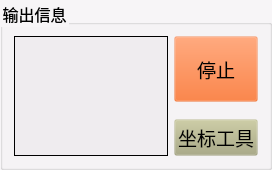
     <widget class="QGroupBox" name="output_groupBox">
      <property name="font">
       <font>
        <pointsize>12</pointsize>
       </font>
      </property>
      <property name="styleSheet">
       <string notr="true">background-color: rgba(216, 208, 219,0.1);</string>
      </property>
      <property name="title">
       <string>输出信息</string>
      </property>
      <layout class="QHBoxLayout" name="horizontalLayout_13" stretch="8,1">
       <item>
        <widget class="QTextEdit" name="output_textEdit">
         <property name="font">
          <font>
           <family>楷体</family>
           <pointsize>12</pointsize>
          </font>
         </property>
         <property name="cursor" stdset="0">
          <cursorShape>IBeamCursor</cursorShape>
         </property>
         <property name="autoFillBackground">
          <bool>true</bool>
         </property>
         <property name="styleSheet">
          <string notr="true">background-color: rgba(216, 208, 219,0.1);</string>
         </property>
         <property name="frameShape">
          <enum>QFrame::Panel</enum>
         </property>
         <property name="frameShadow">
          <enum>QFrame::Plain</enum>
         </property>
         <property name="sizeAdjustPolicy">
          <enum>QAbstractScrollArea::AdjustToContents</enum>
         </property>
         <property name="documentTitle">
          <string/>
         </property>
         <property name="textInteractionFlags">
          <set>Qt::LinksAccessibleByKeyboard|Qt::LinksAccessibleByMouse|Qt::TextBrowserInteraction|Qt::TextSelectableByKeyboard|Qt::TextSelectableByMouse</set>
         </property>
        </widget>
       </item>
       <item>
        <layout class="QVBoxLayout" name="verticalLayout_10" stretch="6,1,3">
         <item>
          <widget class="QPushButton" name="stop_pushButton">
           <property name="sizePolicy">
            <sizepolicy hsizetype="Minimum" vsizetype="Preferred">
             <horstretch>0</horstretch>
             <verstretch>0</verstretch>
            </sizepolicy>
           </property>
           <property name="font">
            <font>
             <family>楷体</family>
             <pointsize>14</pointsize>
            </font>
           </property>
           <property name="cursor">
            <cursorShape>PointingHandCursor</cursorShape>
           </property>
           <property name="styleSheet">
            <string notr="true">background-color: rgba(255, 85, 0,0.1);</string>
           </property>
           <property name="text">
            <string>停止</string>
           </property>
          </widget>
         </item>
         <item>
          <spacer name="verticalSpacer">
           <property name="orientation">
            <enum>Qt::Vertical</enum>
           </property>
           <property name="sizeHint" stdset="0">
            <size>
             <width>20</width>
             <height>40</height>
            </size>
           </property>
          </spacer>
         </item>
         <item>
          <widget class="QPushButton" name="tool_pushButton">
           <property name="sizePolicy">
            <sizepolicy hsizetype="Minimum" vsizetype="Preferred">
             <horstretch>0</horstretch>
             <verstretch>0</verstretch>
            </sizepolicy>
           </property>
           <property name="font">
            <font>
             <family>楷体</family>
             <pointsize>14</pointsize>
            </font>
           </property>
           <property name="cursor">
            <cursorShape>PointingHandCursor</cursorShape>
           </property>
           <property name="styleSheet">
            <string notr="true">background-color: rgba(170, 170, 127,0.1);</string>
           </property>
           <property name="text">
            <string>坐标工具</string>
           </property>
          </widget>
         </item>
        </layout>
       </item>
      </layout>
     </widget>
